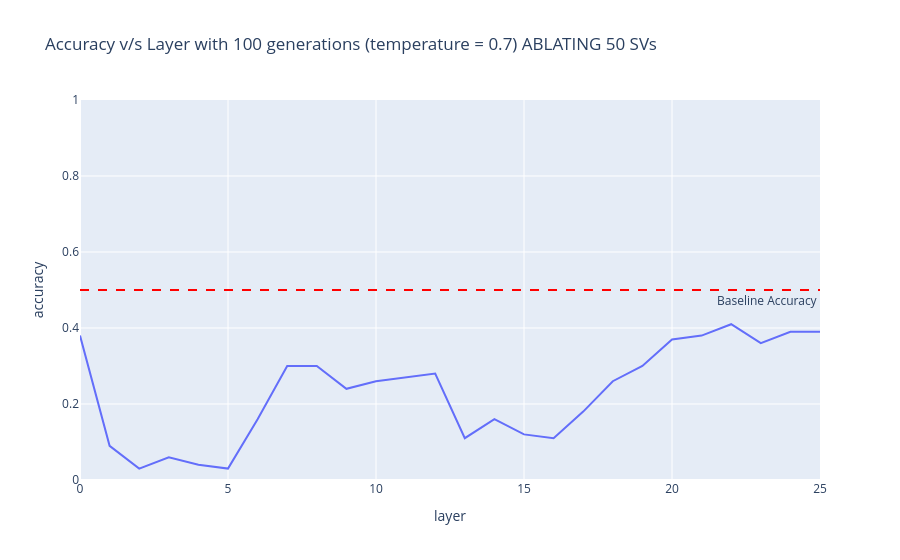

Source (notebook cell):
### Code cell
df_7 = pd.read_csv('layer_ablation_results_50_SV.csv')

import plotly.express as px

fig = px.line(df_7, x="layer", y="accuracy",
              title="Accuracy v/s Layer with 100 generations (temperature = 0.7) ABLATING 50 SVs")

fig.add_hline(y=0.50, line_dash="dash", line_color="red",
              annotation_text="Baseline Accuracy", annotation_position="bottom right")

fig.update_yaxes(range=[0, 1])

fig.show()

### Figure 1 — Plotly figure (JSON) as saved in the notebook; plotly's stock layout.template omitted (floating-point values rounded to 4 significant figures)
{"data": [{"hovertemplate": "layer=%{x}<br>accuracy=%{y}<extra></extra>", "legendgroup": "", "line": {"color": "#636efa", "dash": "solid"}, "marker": {"symbol": "circle"}, "mode": "lines", "name": "", "orientation": "v", "showlegend": false, "type": "scatter", "x": [0, 1, 2, 3, 4, 5, 6, 7, 8, 9, 10, 11, 12, 13, 14, 15, 16, 17, 18, 19, 20, 21, 22, 23, 24, 25], "xaxis": "x", "y": [0.38, 0.09, 0.03, 0.06, 0.04, 0.03, 0.16, 0.3, 0.3, 0.24, 0.26, 0.27, 0.28, 0.11, 0.16, 0.12, 0.11, 0.18, 0.26, 0.3, 0.37, 0.38, 0.41, 0.36, 0.39, 0.39], "yaxis": "y"}], "layout": {"annotations": [{"showarrow": false, "text": "Baseline Accuracy", "x": 1, "xanchor": "right", "xref": "x domain", "y": 0.5, "yanchor": "top", "yref": "y"}], "legend": {"tracegroupgap": 0}, "shapes": [{"line": {"color": "red", "dash": "dash"}, "type": "line", "x0": 0, "x1": 1, "xref": "x domain", "y0": 0.5, "y1": 0.5, "yref": "y"}], "title": {"text": "Accuracy v/s Layer with 100 generations (temperature = 0.7) ABLATING 50 SVs"}, "xaxis": {"anchor": "y", "domain": [0, 1], "title": {"text": "layer"}}, "yaxis": {"anchor": "x", "domain": [0, 1], "range": [0, 1], "title": {"text": "accuracy"}}}}
